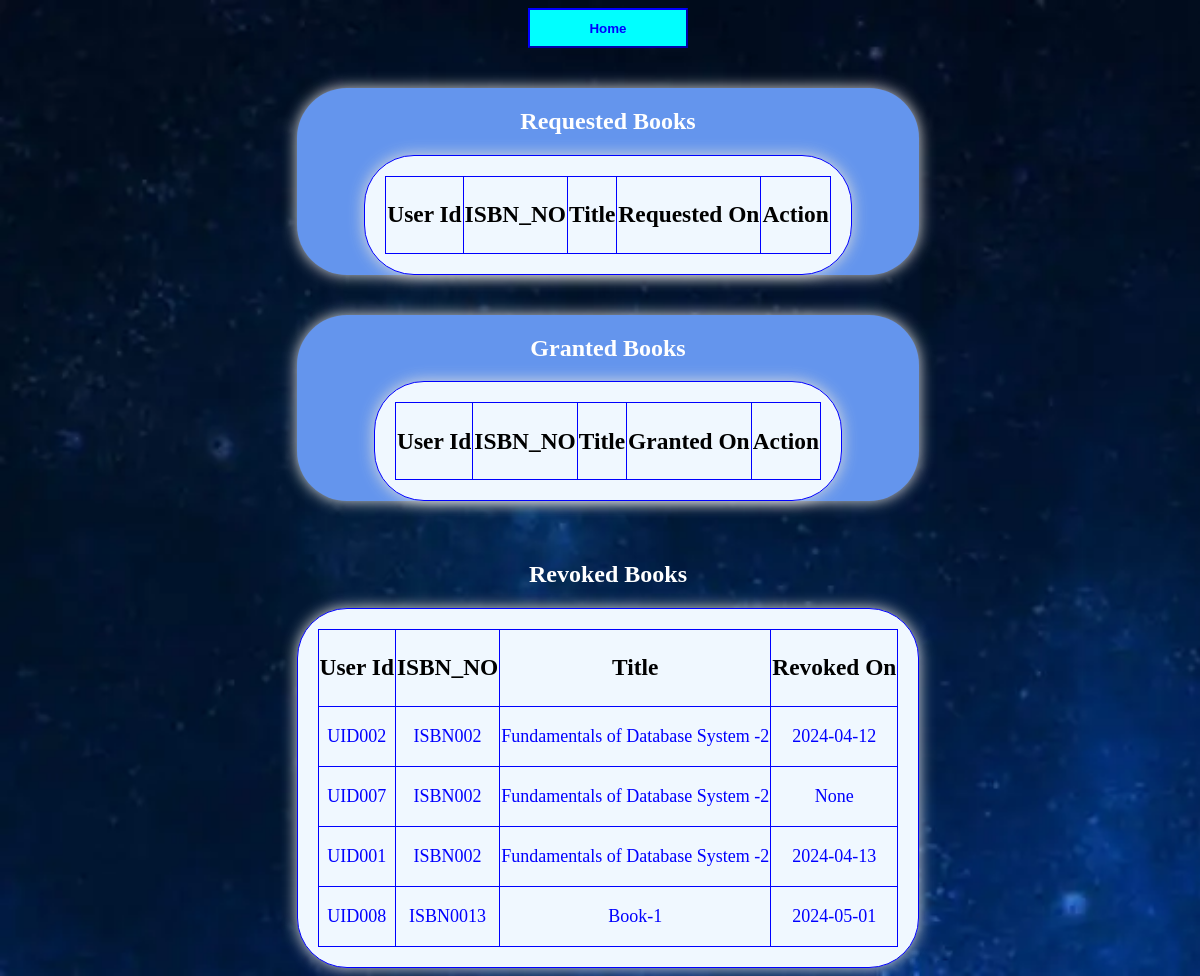
The page /view_requests/LID001 on the database its author committed.
### application/models.py (models this page shows)
class book_issue(db.Model):
    __tablename__='book_issue'
    id=db.Column(db.VARCHAR,db.ForeignKey(user.user_id),primary_key=True)
    ISBN_no=db.Column(db.VARCHAR,db.ForeignKey(book_catalogue.ISBN_no),primary_key=True)
    doi=db.Column(db.Date)
    count=db.Column(db.Integer)
    request_date=db.Column(db.Date)
    return_date=db.Column(db.Date)
    due_date=db.Column(db.Date)

class book_catalogue(db.Model):
    __tablename__='book_catalogue'
    auth_fname=db.Column(db.VARCHAR,nullable=False)
    auth_lname=db.Column(db.VARCHAR)
    title=db.Column(db.VARCHAR)
    publisher=db.Column(db.VARCHAR)
    year=db.Column(db.VARCHAR)
    ISBN_no=db.Column(db.VARCHAR,primary_key=True)
    section_id=db.Column(db.VARCHAR,db.ForeignKey(section.section_id))
    no_of_pages=db.Column(db.Integer)

### application/librarian_controllers.py (the view, shortened to what this page needs)
@app.route("/view_requests/<string:lid>",methods=['GET','POST'])
def view_requests(lid):
    if request.method=='GET':
        bi=db.session.query(book_issue).all()
        requested={}
        granted={}
        revoked={}
        for x in bi:
            if x.doi!=None:
                if x.due_date<date.today():
                    book=db.session.query(book_catalogue).filter(book_catalogue.ISBN_no==x.ISBN_no).all()
                    M=manage.query.all()
                    flag=False
                    sid=""
                    for y in book:
                        if y.ISBN_no==x.ISBN_no:
                            sid=y.section_id
                            break
                    for z in M:
                        if z.librarian_id==lid:
                            if z.section_id==sid:
                                flag=True
                    if flag:
                        title=""
                        for y in book:
                            title=y.title
                        if x.id not in revoked:
                            revoked[x.id]=[]
                        dict={}
                        dict["ISBN_NO"]=x.ISBN_no
                        dict["title"]=title
                        dict["revoked_date"]=x.return_date
                        revoked[x.id].append(dict)
            else:
                book=db.session.query(book_catalogue).filter(book_catalogue.ISBN_no==x.ISBN_no).all()
                M=manage.query.all()
                flag=False
                sid=""
                for y in book:
                    if y.ISBN_no==x.ISBN_no:
                        sid=y.section_id
                        break
                for z in M:
                    if z.librarian_id==lid:
                        if z.section_id==sid:
                            flag=True
                if flag:
                    title=""
                    for y in book:
                        title=y.title
                    if x.id not in revoked:
                        revoked[x.id]=[]
                    dict={}
                    dict["ISBN_NO"]=x.ISBN_no
                    dict["title"]=title
                    dict["revoked_date"]=x.return_date
                    revoked[x.id].append(dict)
        return render_template("view_requests.html",granted=granted,requested=requested,id=lid,revoked=revoked)

### templates/view_requests.html (shortened to what this page needs)
<!DOCTYPE html>
<html lang="en">
<head>
    <link rel="stylesheet" href="../static/CSS/view_requests.css">
</head>
<body>
    <div class="row">
        <div class="back">
            <a href="/librarian_dashboard/{{id}}"><button id="add2">Home</button>
            </a>
        </div>
        <div class="requested">
            <div class="tag">
                <h2 class="head">Requested Books</h2>
            </div>
            <div class="row2">
                <table class="row3" border="box" bordercolor=" dark black">
                    <tr>
                        <div class="row4">
                            <th><h3>User Id</h3></th>
                            <th><h3>ISBN_NO</h3></th>
                            <th> <h3>Title</h3></th>
                            <th> <h3>Requested On</h3></th>
                            <th> <h3>Action</h3></th>
                        </div>
                    </tr>
                </table>
            </div>
        </div>
        <div class="granted">
            <div class="tag">
                <h2 class="head">Granted Books</h2>
            </div>
            <div class="row2">
                <table class="row3" border="box" bordercolor=" dark black">
                    <tr>
                        <div class="row4">
                            <th><h3>User Id</h3></th>
                            <th><h3>ISBN_NO</h3></th>
                            <th> <h3>Title</h3></th>
                            <th> <h3>Granted On</h3></th>
                            <th><h3>Action</h3></th>
                        </div>
                    </tr>
                </table>
            </div>
        </div>
        <div class="revoked">
            <div class="tag">
                <h2 class="head">Revoked Books</h2>
            </div>
            <div class="row2">
                <table class="row3" border="box" bordercolor=" dark black">
                    <tr>
                        <div class="row4">
                            <th><h3>User Id</h3></th>
                            <th><h3>ISBN_NO</h3></th>
                            <th> <h3>Title</h3></th>
                            <th> <h3>Revoked On</h3></th>
                        </div>
                    </tr>
                    {% for x in revoked %}
                        {% for y in range(revoked[x]|length) %}
                        <tr>
                            <td><p>{{x}}</p></td>
                            <td><p>{{revoked[x][y]["ISBN_NO"]}}</p></td>
                            <td><p>{{revoked[x][y]["title"]}}</p></td>
                            <td><p>{{revoked[x][y]["revoked_date"]}}</p></td>
                        </tr>
                        {% endfor %}
                    {% endfor %}
                </table>
            </div>
        </div>
    </div>
</body>
</html>

### static/CSS/view_requests.css (style rules this page uses)
.row { display: flex; flex-direction: column; justify-content: center; align-items: center; gap: 40px; }
.requested,.granted { display: flex; flex-direction: column; justify-content: center; align-items: center; box-sizing: border-box; box-shadow: 0 0 15px gainsboro; border-radius: 50px; cursor: pointer; width: 100%; background-color: cornflowerblue; }
body { text-align: center; display:flex; justify-content : center; align-items: center; min-height: 100vh; min-width: 100%; background-image: url('../images/user_dash.webp'); background-repeat: no-repeat; background-size: cover; }
.row4 { display: flex; flex-direction: column; justify-content: space-around; }
h3 { color: black; text-align: center; }
.head { color: white; }
.row3 { box-sizing: border-box; display: flex; flex-direction: column; box-shadow: 0 0 15px gainsboro; background-color: aliceblue; border-radius: 50px; cursor: pointer; font-size: 20px; padding:20px; width:100%; }
p { color: blue; font-size: 18px; }
.back { display:flex; flex-direction:column; justify-content: center; align-items: center; }
#add2 { width:160px; height: 40px; color: blue; background-color: aqua; font-weight: bold; border-color: blue; }
table,th,td { border-color: blue; }
table { border-collapse: collapse; }

### rows shown on the page
book_issue: x "UID002", ISBN_no "ISBN002", id+return_date "2024-04-12"
book_catalogue: title "Fundamentals of Database System -2" "Fundamentals of Database System -2" "Fundamentals of Database System -2"
book_issue: x "UID007", ISBN_no "ISBN002", id "None"
book_issue: x "UID001", ISBN_no "ISBN002", id+return_date "2024-04-13"
book_issue: x "UID008", ISBN_no "ISBN0013", id+return_date "2024-05-01"
book_catalogue: title "Book-1"
